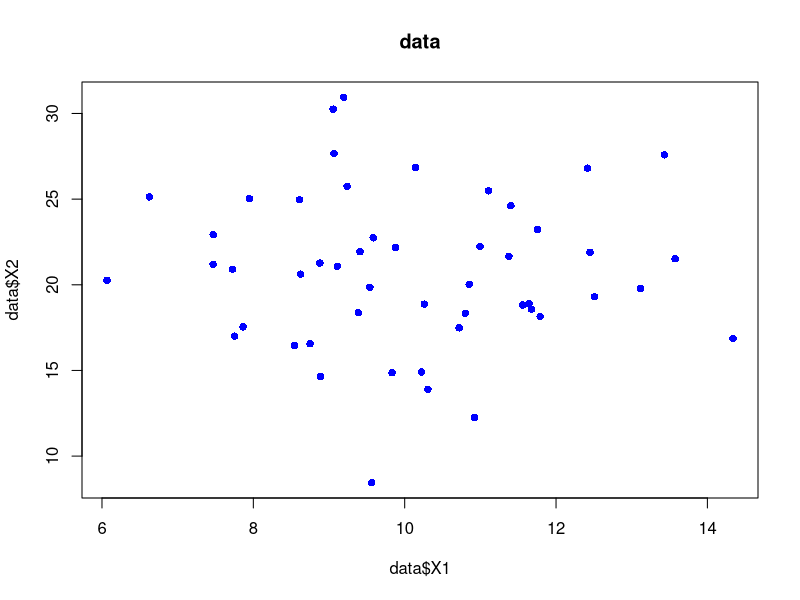
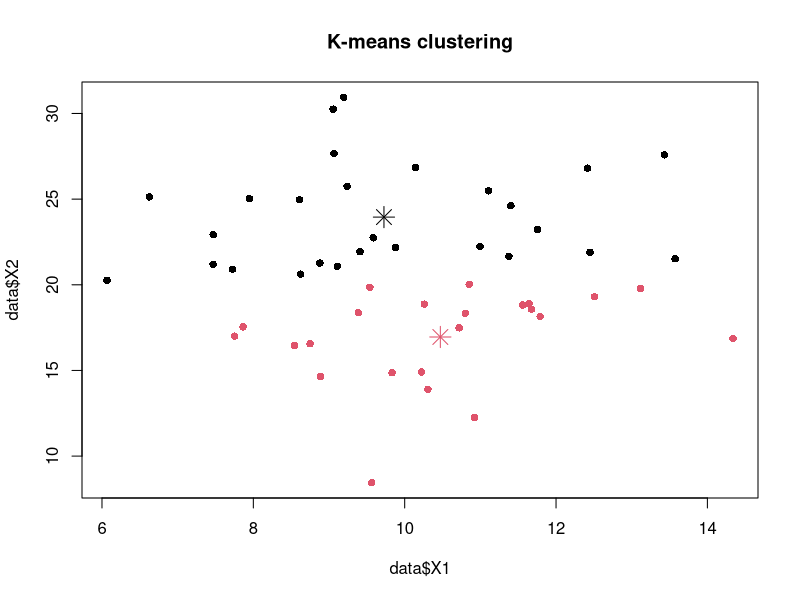
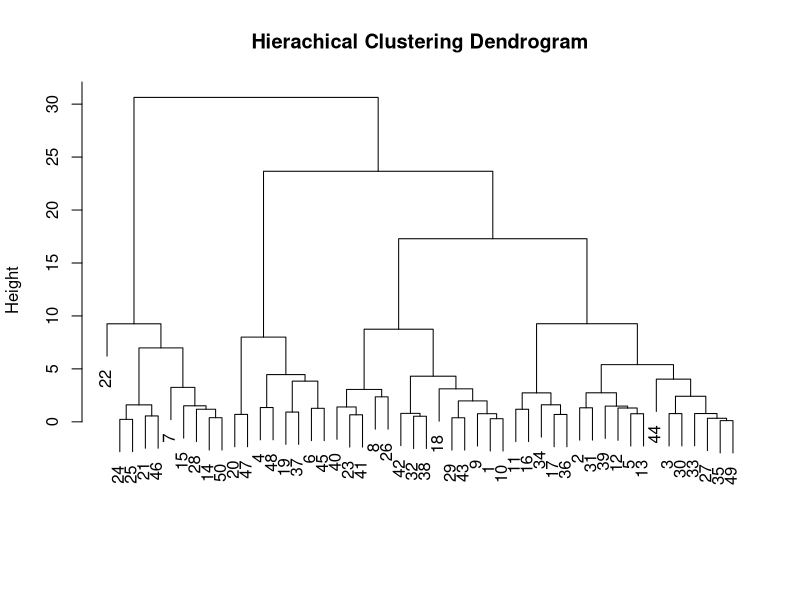
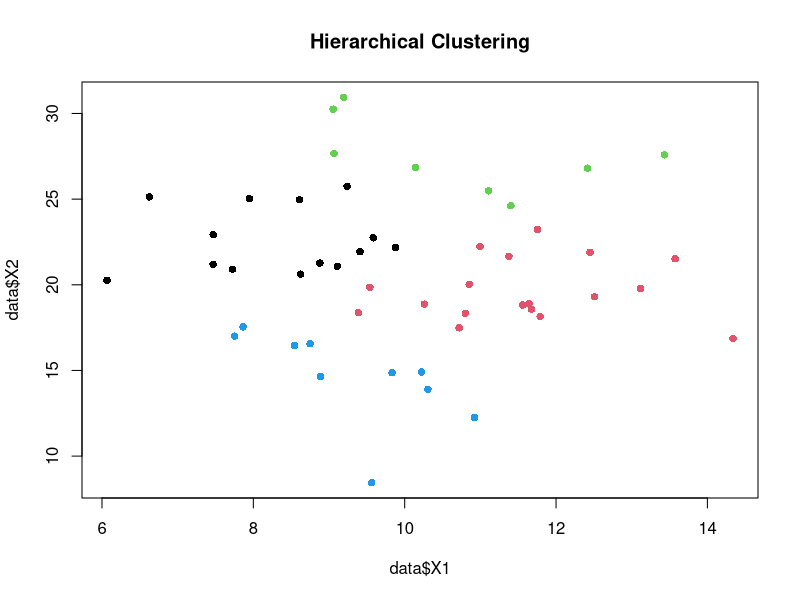

Here is the R script that generated these plots, in order:
# Data
set.seed(123)
data <- data.frame(
  X1 = rnorm(50, mean = 10, sd = 2),
  X2 = rnorm(50, mean = 20, sd = 5)
)
head(data)

# Visualize teh data 
plot(data$X1, data$X2, pch = 16, col = "blue", main = "data")


# Choose the number of clusters 
k <- 2 # number of clusters

# Apply the k-means clustering
kmeans_result <- kmeans(data, centers = k)
# Display the results

print(kmeans_result)

# visualize the clusters
plot(data$X1, data$X2, pch = 16, col = kmeans_result$cluster, main = "K-means clustering")
points(kmeans_result$centers, col = 1:k, pch = 8, cex= 2)

# Evaluating k Means clustering
# have the cluster package
install.packages('cluster')
library(cluster)

silhouette_score <- silhouette(kmeans_result$cluster, dist(data))
print(silhouette_score)

# Within clusters sum of squares
wss <- sum(kmeans_result$withinss)
print(wss)


# -----------------------------------------------------------------------------
#    HIERARCHICAL CLUSTERING

#-------------------------------------------------------------------------------

head(data)

# compute the distance matrix
dist_matr <- dist(data)
dist_matr

# Apply the hierarchical clustering
hc_result <- hclust(dist_matr, method = "ward.D2")

# Visualize the dendrogram
plot(hc_result, main = "Hierachical Clustering Dendrogram", xlab = "  ", sub = " ")

# cut the dendrogram to obtain the clusters
k <- 4
clusters <- cutree(hc_result, k)

# visualize the clusters
plot(data$X1, data$X2, pch = 16, col = clusters, main = "Hierarchical Clustering")

# Evaluation metrics
# cophenetic Correlation coefficient
coph_corr <- cophenetic(hc_result)
print(cor(coph_corr, dist_matr))

